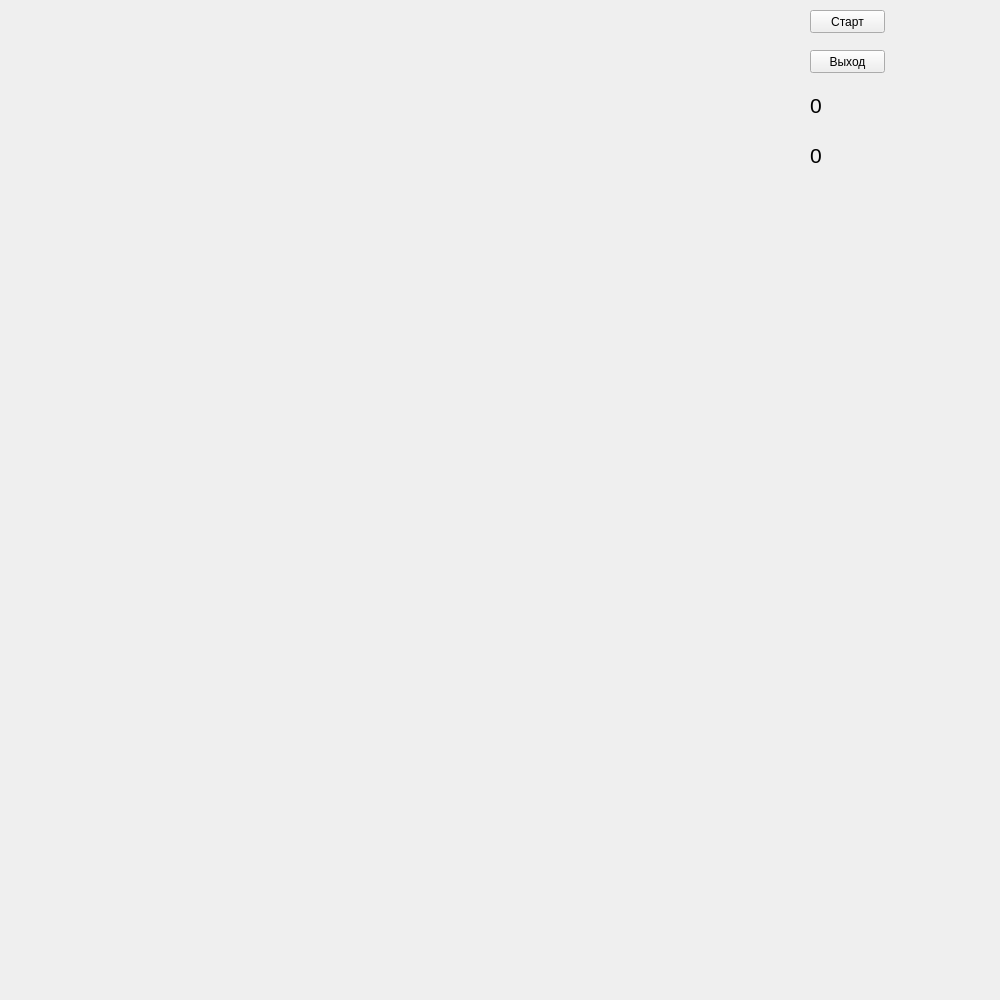
<?xml version="1.0" encoding="UTF-8"?>
<ui version="4.0">
 <class>MainWindow</class>
 <widget class="QMainWindow" name="MainWindow">
  <property name="geometry">
   <rect>
    <x>0</x>
    <y>0</y>
    <width>1000</width>
    <height>1000</height>
   </rect>
  </property>
  <property name="windowTitle">
   <string>MainWindow</string>
  </property>
  <widget class="QWidget" name="centralWidget">
   <widget class="QPushButton" name="pushButton">
    <property name="geometry">
     <rect>
      <x>810</x>
      <y>10</y>
      <width>75</width>
      <height>23</height>
     </rect>
    </property>
    <property name="text">
     <string>Старт</string>
    </property>
   </widget>
   <widget class="QLabel" name="label">
    <property name="geometry">
     <rect>
      <x>810</x>
      <y>90</y>
      <width>71</width>
      <height>31</height>
     </rect>
    </property>
    <property name="font">
     <font>
      <pointsize>16</pointsize>
     </font>
    </property>
    <property name="text">
     <string>0</string>
    </property>
   </widget>
   <widget class="QLabel" name="label_3">
    <property name="geometry">
     <rect>
      <x>810</x>
      <y>140</y>
      <width>71</width>
      <height>31</height>
     </rect>
    </property>
    <property name="font">
     <font>
      <pointsize>16</pointsize>
     </font>
    </property>
    <property name="text">
     <string>0</string>
    </property>
   </widget>
   <widget class="QPushButton" name="pushButton_2">
    <property name="geometry">
     <rect>
      <x>810</x>
      <y>50</y>
      <width>75</width>
      <height>23</height>
     </rect>
    </property>
    <property name="text">
     <string>Выход</string>
    </property>
   </widget>
  </widget>
 </widget>
 <layoutdefault spacing="6" margin="11"/>
 <resources/>
 <connections/>
</ui>
